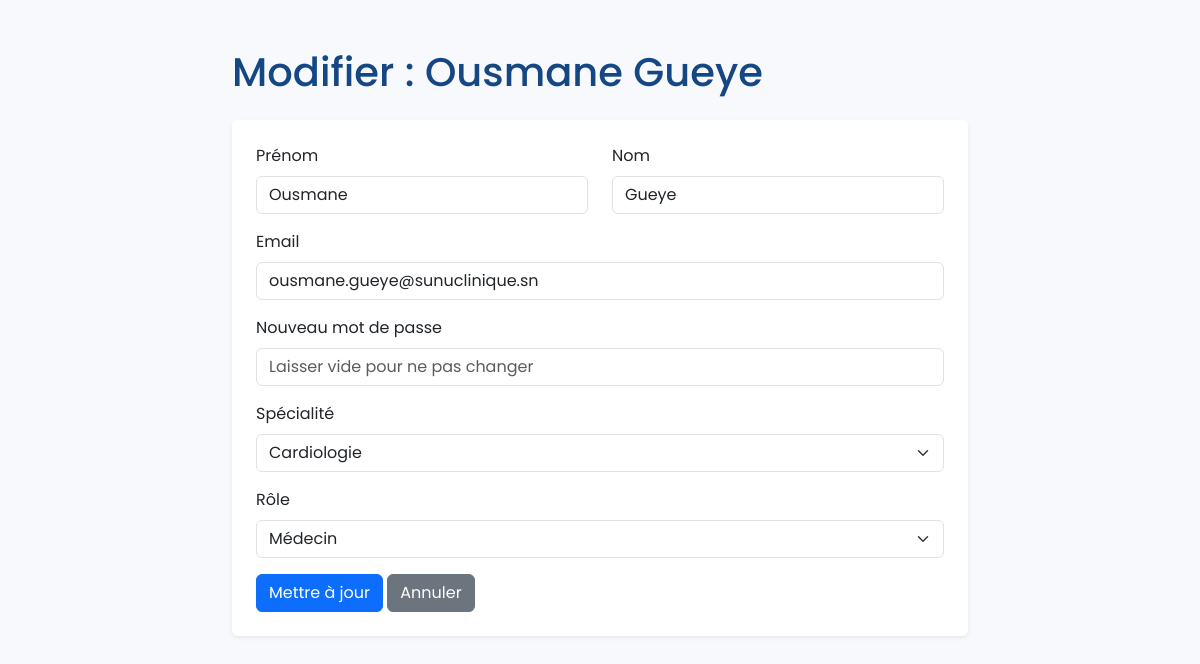
The page /admin/modifier_personnel.php?id=1 (signed in) on the database its author committed.
### tables this page shows
CREATE TABLE `personnel` (
  `id_personnel` int(11) NOT NULL,
  `nom` varchar(100) NOT NULL,
  `prenom` varchar(100) NOT NULL,
  `email` varchar(255) NOT NULL,
  `mot_de_passe` varchar(255) NOT NULL,
  `id_specialite_fk` int(11) DEFAULT NULL,
  `role` varchar(50) NOT NULL DEFAULT 'medecin',
  `derniere_activite` datetime DEFAULT NULL
);

### admin/modifier_personnel.php (the view, shortened to what this page needs)
<?php
require_once '../includes/db_connect.php';
$id_membre = $_GET['id'];
try {
    $stmt = $pdo->prepare("SELECT * FROM personnel WHERE id_personnel = ?");
    $stmt->execute([$id_membre]);
    $membre = $stmt->fetch();
} catch (PDOException $e) {
    die("Erreur: " . $e->getMessage());
}
try {
    $stmt_all_spec = $pdo->query("SELECT nom_specialite FROM specialites ORDER BY nom_specialite ASC");
    $liste_specialites = $stmt_all_spec->fetchAll(PDO::FETCH_COLUMN);
} catch(PDOException $e) {
    $liste_specialites = [];
    die("Erreur: Impossible de charger la liste des spécialités. " . $e->getMessage());
}
?>
<!DOCTYPE html>
<html lang="fr">
<head>
    <link href="https://cdn.jsdelivr.net/npm/bootstrap@5.3.3/dist/css/bootstrap.min.css" rel="stylesheet">
</head>
<body>
<div class="container py-5">
    <div class="row justify-content-center">
        <div class="col-lg-8">
            <h1 class="mb-4" style="color: var(--primary-blue);">
                Modifier : <?= htmlspecialchars($membre['prenom'] . ' ' . $membre['nom']) ?>
            </h1>
            <div class="card shadow-sm border-0">
                <div class="card-body p-4">
                    <form action="actions_personnel.php" method="POST">
                        <div class="row">
                            <div class="col-md-6 mb-3">
                                <label class="form-label">Prénom</label>
                                <input type="text" name="prenom" class="form-control"
                                       value="<?= htmlspecialchars($membre['prenom']) ?>" required>
                            </div>
                            <div class="col-md-6 mb-3">
                                <label class="form-label">Nom</label>
                                <input type="text" name="nom" class="form-control"
                                       value="<?= htmlspecialchars($membre['nom']) ?>" required>
                            </div>
                        </div>
                        <div class="mb-3">
                            <label class="form-label">Email</label>
                            <input type="email" name="email" class="form-control"
                                   value="<?= htmlspecialchars($membre['email']) ?>" required>
                        </div>
                        <div class="mb-3">
                            <label class="form-label">Nouveau mot de passe</label>
                            <input type="password" name="mot_de_passe" class="form-control"
                                   placeholder="Laisser vide pour ne pas changer">
                        </div>
                        <div class="mb-3">
                            <label class="form-label">Spécialité</label>
                            <select name="specialite" class="form-select" required>
                                <?php foreach ($liste_specialites as $spe): ?>
                                    <option value="<?= htmlspecialchars($spe) ?>"
                                        <?= ($membre['specialite'] === $spe) ? 'selected' : '' ?>>
                                        <?= htmlspecialchars($spe) ?>
                                    </option>
                                <?php endforeach; ?>
                            </select>
                        </div>
                        <div class="mb-3">
                            <label class="form-label">Rôle</label>
                            <select name="role" class="form-select" required>
                                <option value="medecin" <?= $membre['role'] === 'medecin' ? 'selected' : '' ?>>
                                    Médecin
                                </option>
                            </select>
                        </div>
                        <button type="submit" class="btn btn-primary">Mettre à jour</button>
                        <a href="gerer_personnel.php" class="btn btn-secondary">Annuler</a>
                    </form>
                </div>
            </div>
        </div>
    </div>
</div>
</body>
</html>

### admin/modifier_personnel.php (style rules this page uses)
:root { --primary-blue: #154784; --light-gray-bg: #F7F9FC; }
body { background-color: var(--light-gray-bg); font-family: 'Poppins', sans-serif; }

### rows shown on the page
personnel: prenom+nom "Ousmane Gueye", prenom "Ousmane", nom "Gueye", email "ousmane.gueye@sunuclinique.sn", role "Médecin"

### other values the page prints
form field specialite "Cardiologie"
